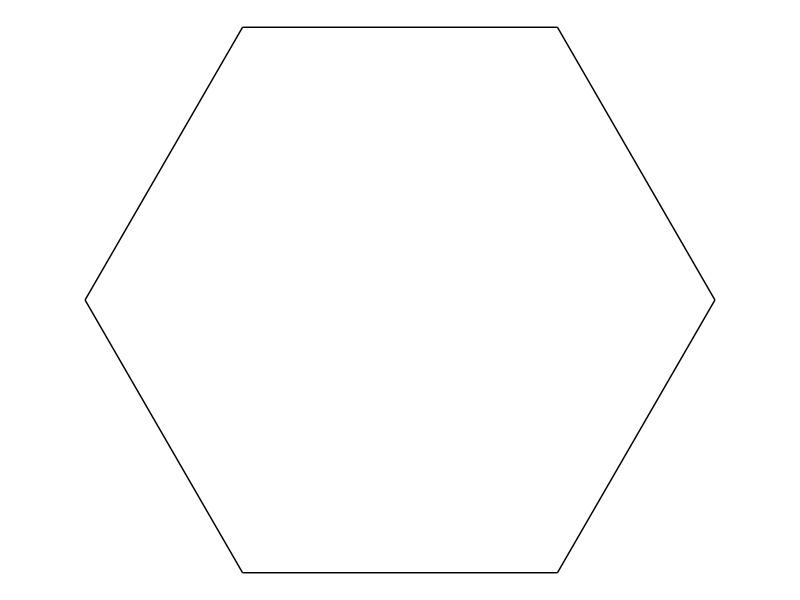
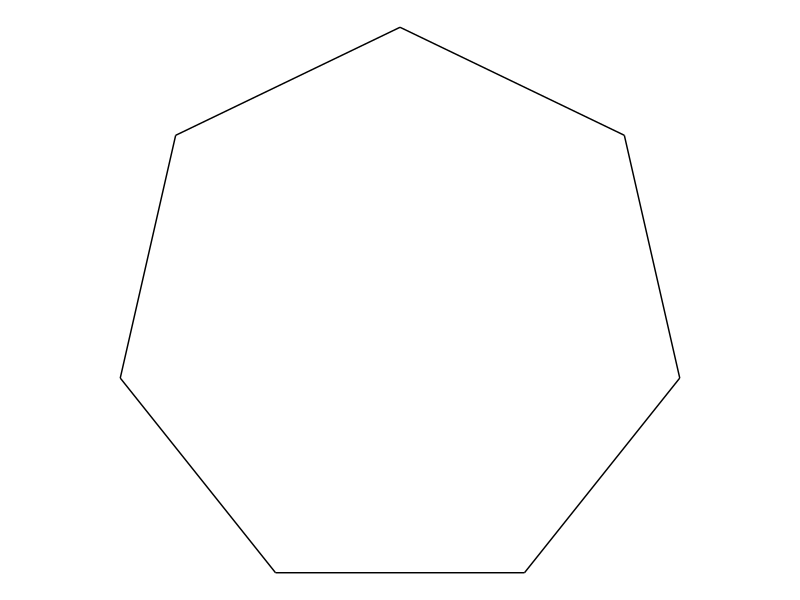
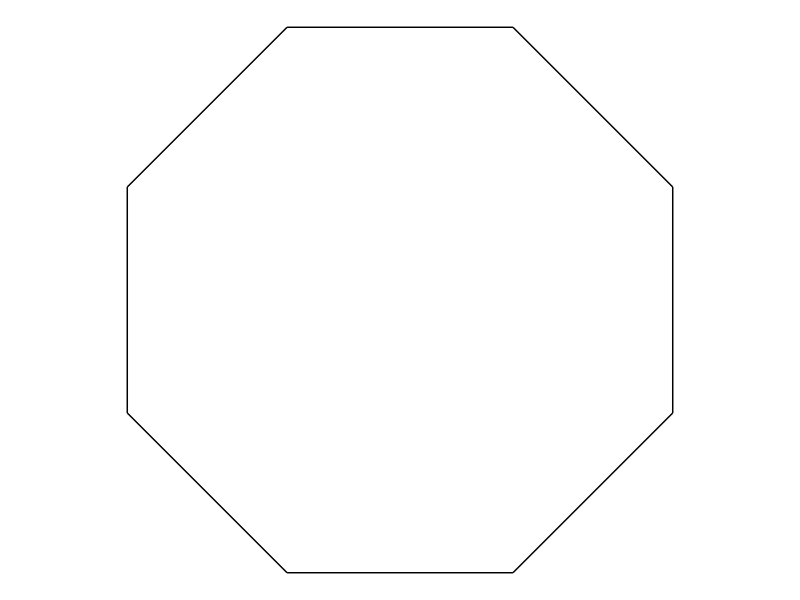
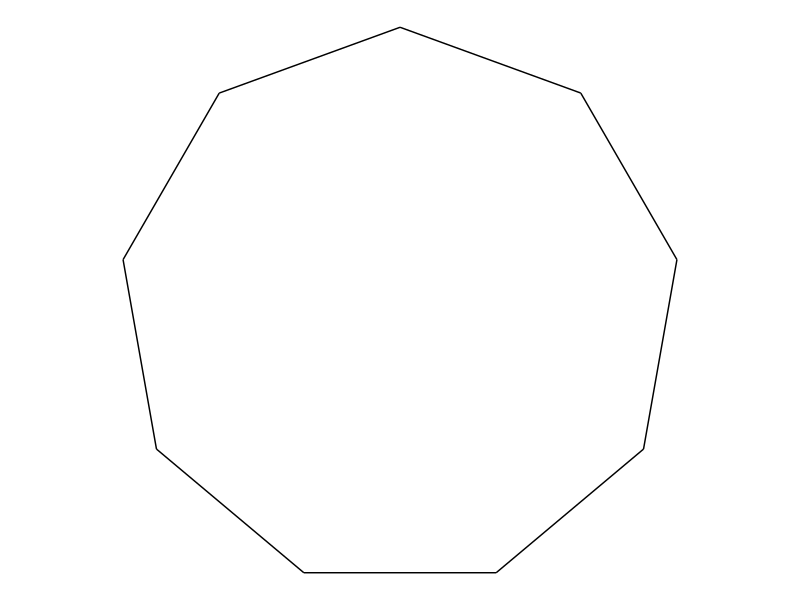

Write the R code that produced these figures, in order. (Note: this script raises an error after producing the figures.)
library(dplyr)
library(tidyverse)

#code from https://fronkonstin.com/2019/03/27/drrrawing-with-purrr/

# drawing a pentagon
polygon <- function(n) {
  tibble(
    x    = accumulate(1:(n-1), ~.x+cos(.y*2*pi/n), .init = 0),
    y    = accumulate(1:(n-1), ~.x+sin(.y*2*pi/n), .init = 0),
    xend = accumulate(2:n,     ~.x+cos(.y*2*pi/n), .init = cos(2*pi/n)),
    yend = accumulate(2:n,     ~.x+sin(.y*2*pi/n), .init = sin(2*pi/n)))
}

ggplot(polygon(6))+
  geom_segment(aes(x=x, y=y, xend=xend, yend=yend))+
  coord_equal()+
  theme_void()

ggplot(polygon(7))+
  geom_segment(aes(x=x, y=y, xend=xend, yend=yend))+
  coord_equal()+
  theme_void()

ggplot(polygon(8))+
  geom_segment(aes(x=x, y=y, xend=xend, yend=yend))+
  coord_equal()+
  theme_void()

ggplot(polygon(9))+
  geom_segment(aes(x=x, y=y, xend=xend, yend=yend))+
  coord_equal()+
  theme_void()

# adding connectors
edges <- 5
niter <- 4
polygon(edges) -> df1
accumulate(.f = function(old, y) {
  if (y%%2!=0) mid_points(old) else con_points(old)
},
1:niter,.init=df1) %>% bind_rows() -> df

ggplot(df)+
  geom_segment(aes(x=x, y=y, xend=xend, yend=yend))+
  coord_equal()+
  theme_void()

# changing angle of the connectors
mid_points <- function(d, p, a) {
  d %>% mutate(
    angle=atan2(yend-y, xend-x) + a,
    x=p*x+(1-p)*xend,
    y=p*y+(1-p)*yend,
    xend=x+0.2*cos(angle),
    yend=y+0.2*sin(angle)) %>% 
    select(x, y, xend, yend)
}
edges <- 7
niter <- 18
polygon(edges) -> df1
accumulate(.f = function(old, y) {
  if (y%%2!=0) mid_points(old, 0.3, pi/5) else con_points(old)
},
1:niter,
.init=df1) %>% 
  bind_rows() -> df
ggplot(df)+
  geom_segment(aes(x=x, y=y, xend=xend, yend=yend))+
  coord_equal()+
  theme_void()

# increase angle
mid_points <- function(d, p, a, i, FUN = function(x) x) {
  d %>% mutate(
    angle=atan2(yend-y, xend-x) + a,
    radius=FUN(i),
    x=p*x+(1-p)*xend,
    y=p*y+(1-p)*yend,
    xend=x+radius*cos(angle),
    yend=y+radius*sin(angle)) %>% 
    select(x, y, xend, yend)
}

edges <- 7
niter <- 18
polygon(edges) -> df1
accumulate(.f = function(old, y) {
  if (y%%2!=0) mid_points(old, 0.3, pi/5, y) else con_points(old)
},
1:niter,
.init=df1) %>% 
  bind_rows() -> df
ggplot(df)+
  geom_segment(aes(x=x, y=y, xend=xend, yend=yend))+
  coord_equal()+
  theme_void()

#more iterations on the last one
edges <- 7
niter <- 250
step <- 2
polygon(edges) -> df1
accumulate(.f = function(old, y) {
  if (y%%step!=0) mid_points(old, 0.3, pi/5, y) else con_points(old)
},
1:niter,
.init=df1) %>% 
  bind_rows() -> df
ggplot(df)+
  geom_curve(aes(x=x, y=y, xend=xend, yend=yend),
             curvature = 0,
             color="black",
             alpha=0.1)+
  coord_equal()+
  theme(legend.position  = "none",
        panel.background = element_rect(fill="white"),
        plot.background  = element_rect(fill="white"),
        axis.ticks       = element_blank(),
        panel.grid       = element_blank(),
        axis.title       = element_blank(),
        axis.text        = element_blank())

###################COMPLETE CODE##################

# This function creates the segments of the original polygon
polygon <- function(n) {
  tibble(
    x    = accumulate(1:(n-1), ~.x+cos(.y*2*pi/n), .init = 0),
    y    = accumulate(1:(n-1), ~.x+sin(.y*2*pi/n), .init = 0),
    xend = accumulate(2:n,     ~.x+cos(.y*2*pi/n), .init = cos(2*pi/n)),
    yend = accumulate(2:n,     ~.x+sin(.y*2*pi/n), .init = sin(2*pi/n)))
}

# This function creates segments from some mid-point of the edges
mid_points <- function(d, p, a, i, FUN = ratio_f) {
  d %>% mutate(
    angle=atan2(yend-y, xend-x) + a,
    radius=FUN(i),
    x=p*x+(1-p)*xend,
    y=p*y+(1-p)*yend,
    xend=x+radius*cos(angle),
    yend=y+radius*sin(angle)) %>% 
    select(x, y, xend, yend)
}

# This function connect the ending points of mid-segments
con_points <- function(d) {
  d %>% mutate(
    x=xend,
    y=yend,
    xend=lead(x, default=first(x)),
    yend=lead(y, default=first(y))) %>% 
    select(x, y, xend, yend)
}

edges <- 6   # Number of edges of the original polygon
niter <- 500 # Number of iterations
pond <- 0.1  # Weight to calculate the point on the middle of each edge
step  <- 20  # No of times to draw mid-segments before connect ending points
alph  <- 0.7 # transparency of curves in geom_curve
angle <- 0.4 # angle of mid-segment with the edge
curv <- 0   # Curvature of curves
line_color <- "deeppink" # Color of curves in geom_curve
back_color <- "mediumpurple4" # Background of the ggplot
ratio_f <- function(x) {1/x} # To calculate the longitude of mid-segments

# Generation on the fly of the dataset
accumulate(.f = function(old, y) {
  if (y%%step!=0) mid_points(old, pond, angle, y) else con_points(old)
}, 1:niter,
.init=polygon(edges)) %>% bind_rows() -> df

# Plot
ggplot(df)+
  geom_curve(aes(x=x, y=y, xend=xend, yend=yend),
             curvature = curv,
             color=line_color,
             alpha=alph,
             size=0.4)+
  coord_equal()+
  theme(legend.position  = "none",
        panel.background = element_rect(fill=back_color),
        plot.background  = element_rect(fill=back_color),
        axis.ticks       = element_blank(),
        panel.grid       = element_blank(),
        axis.title       = element_blank(),
        axis.text        = element_blank())


out_file="plot_purple2.png"
ggsave(out_file, width = 10, height = 10, units = "cm")
